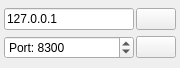
        <widget class="QWidget" name="page_3">
         <property name="geometry">
          <rect>
           <x>0</x>
           <y>0</y>
           <width>180</width>
           <height>68</height>
          </rect>
         </property>
         <attribute name="label">
          <string>TCP Connection</string>
         </attribute>
         <layout class="QGridLayout" name="gridLayout_8">
          <property name="leftMargin">
           <number>4</number>
          </property>
          <property name="topMargin">
           <number>4</number>
          </property>
          <property name="rightMargin">
           <number>4</number>
          </property>
          <property name="bottomMargin">
           <number>4</number>
          </property>
          <property name="spacing">
           <number>2</number>
          </property>
          <item row="0" column="0">
           <widget class="QLineEdit" name="tcpIpEdit">
            <property name="toolTip">
             <string>Host</string>
            </property>
            <property name="text">
             <string>127.0.0.1</string>
            </property>
           </widget>
          </item>
          <item row="0" column="1">
           <widget class="QPushButton" name="tcpConnectButton">
            <property name="enabled">
             <bool>true</bool>
            </property>
            <property name="sizePolicy">
             <sizepolicy hsizetype="Fixed" vsizetype="Fixed">
              <horstretch>0</horstretch>
              <verstretch>0</verstretch>
             </sizepolicy>
            </property>
            <property name="toolTip">
             <string>Connect</string>
            </property>
            <property name="text">
             <string/>
            </property>
            <property name="icon">
             <iconset resource="resources.qrc">
              <normaloff>:/models/Icons/Connected-96.png</normaloff>:/models/Icons/Connected-96.png</iconset>
            </property>
           </widget>
          </item>
          <item row="1" column="0">
           <widget class="QSpinBox" name="tcpPortBox">
            <property name="toolTip">
             <string>Port</string>
            </property>
            <property name="prefix">
             <string>Port: </string>
            </property>
            <property name="maximum">
             <number>65535</number>
            </property>
            <property name="value">
             <number>8300</number>
            </property>
           </widget>
          </item>
          <item row="1" column="1">
           <widget class="QPushButton" name="tcpPingButton">
            <property name="sizePolicy">
             <sizepolicy hsizetype="Fixed" vsizetype="Fixed">
              <horstretch>0</horstretch>
              <verstretch>0</verstretch>
             </sizepolicy>
            </property>
            <property name="toolTip">
             <string>Ping</string>
            </property>
            <property name="text">
             <string/>
            </property>
            <property name="icon">
             <iconset resource="resources.qrc">
              <normaloff>:/models/Icons/Ping Pong-96.png</normaloff>:/models/Icons/Ping Pong-96.png</iconset>
            </property>
           </widget>
          </item>
         </layout>
        </widget>
